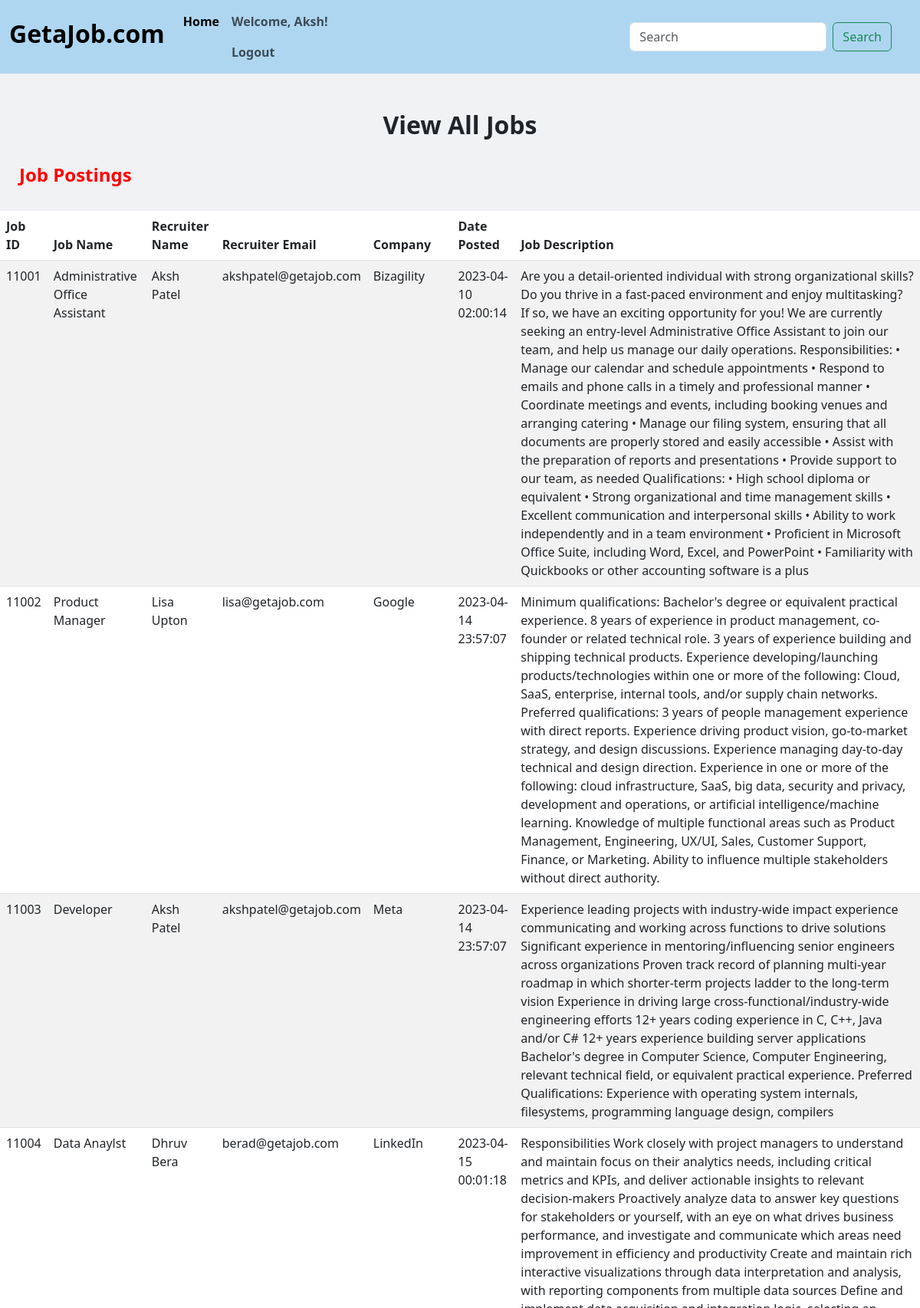
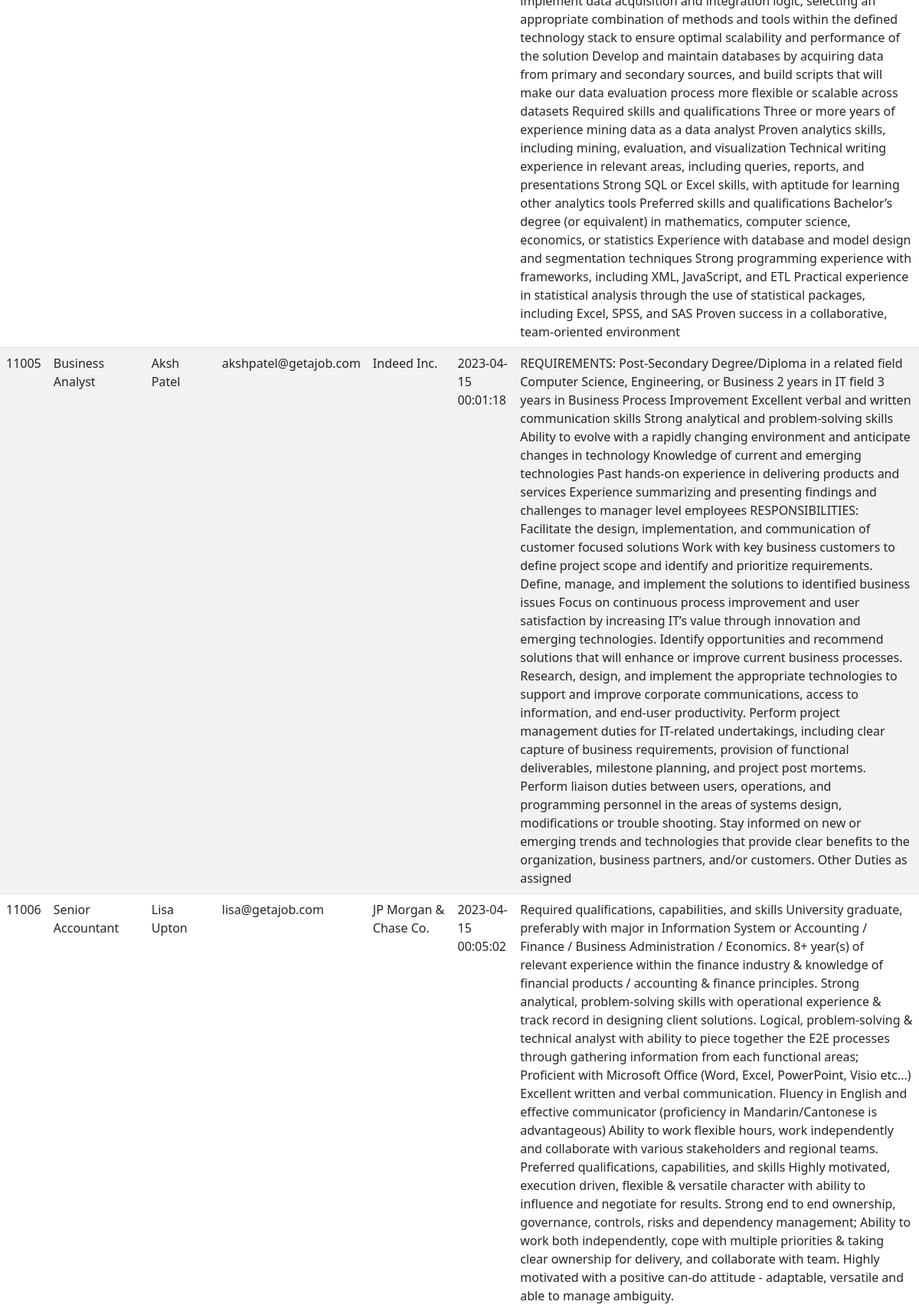
The app's page /html/job_seeker.php (signed in, upper part) with its own data (2 pictures, top to bottom).
### tables this page shows
CREATE TABLE `jobs` (
  `recruiter_name` varchar(60) NOT NULL,
  `recruiter_email` varchar(100) NOT NULL,
  `company` varchar(100) NOT NULL,
  `job_name` varchar(100) NOT NULL,
  `job_id` int(11) NOT NULL,
  `job_description` text NOT NULL,
  `posted_date` timestamp NOT NULL DEFAULT current_timestamp()
);

### html/job_seeker.php (the view, shortened to what this page needs)
<!DOCTYPE html>
<html>
<head>
	<link rel="stylesheet" href="../css/style.css">
	<link href="https://cdn.jsdelivr.net/npm/bootstrap@5.3.0-alpha3/dist/css/bootstrap.min.css" rel="stylesheet">
</head>
<body style="background-color: #f0f2f4">
	<nav style="background-color: #aed6f1" class="navbar navbar-expand-lg">
	<div class="container-fluid">
    <a class="navbar-brand" href="job_seeker.php"><h2><strong>GetaJob.com</strong></h2></a>
    <div class="collapse navbar-collapse" id="navbarTogglerDemo02">
      <ul class="navbar-nav me-auto mb-2 mb-lg-0">
        <li class="nav-item">
          <a class="nav-link active" aria-current="page" href="job_seeker.php"><b>Home</b></a>
        </li>
		<li class="nav-item">
			<?php
				if (isset($_SESSION["username"])) {
            	echo "<b class='nav-link'><strong>Welcome, " . $_SESSION["username"] . "!</strong></b>";
				echo "<a class='nav-link' href='logout.php'><b>Logout</b></a>";
				}
			?>
		</li>
      </ul>
      <form action="search.php" method="post" class="d-flex" role="search" style="padding-right:25px">
        <input class="form-control me-2" name="search_job" id="search_job" type="search" placeholder="Search" aria-label="Search">
        <button class="btn btn-outline-success" type="submit">Search</button>
      </form>
    </div>
	</div>
	</nav>
	<br>
	<br>
	<h2 style="text-align:center"><b>View All Jobs</b></h2>
	<?php
		$conn = mysqli_connect("localhost", "patel3u1_getajob", "123456", "patel3u1_getajob");
		$sql = "Select * FROM `jobs`;";
		$result = mysqli_query($conn, $sql);
		echo "<br><h4 style='color:red; padding-left:25px'><b>Job Postings</b></h4><br>";
		echo '<div class="table-responsive">';
		echo '<table class="table table-striped">';
		echo '<thead><tr><th>Job ID</th><th>Job Name</th><th>Recruiter Name</th><th>Recruiter Email<th>Company</th><th>Date Posted</th><th>Job Description</th></tr></thead>';
		echo '<tbody>';
		while ($row = mysqli_fetch_assoc($result)) {
			echo '<tr>';
			echo '<td>'.$row['job_id'].'</td>';
			echo '<td>'.$row['job_name'].'</td>';
			echo '<td>'.$row['recruiter_name'].'</td>';
			echo '<td>'.$row['recruiter_email'].'</td>';
			echo '<td>'.$row['company'].'</td>';
			echo '<td>'.$row['posted_date'].'</td>';
			echo '<td>'.$row['job_description'].'</td>';
			echo '</tr>';
		}
		echo '</tbody></table></div>';
		echo "<br><br>";
	?>
	<br><br>
</body>
</html>

### css/style.css (style rules this page uses)
@media (max-width: 1200px) { body { font-size: 1.5 em; line-height: 1.5; width: 100%; height: auto; } }

### records on screen
jobs: job_id "11001", job_name "Administrative Office Assistant", recruiter_name "Aksh Patel", recruiter_email "akshpatel@getajob.com", company "Bizagility", posted_date "2023-04-10 02:00:14", job_description "Are you a detail-oriented individual with strong organizational skills? Do you thrive in a fast-paced environment and enjoy multitasking? If so, we have an exciting opportunity for you! We are currently seeking an entry-level Administrative Office Assistant to join our team, and help us manage our daily operations. Responsibilities: • Manage our calendar and schedule appointments • Respond to emails and phone calls in a timely and professional manner • Coordinate meetings and events, including booking venues and arranging catering • Manage our filing system, ensuring that all documents are properly stored and easily accessible • Assist with the preparation of reports and presentations •…"
jobs: job_id "11002", job_name "Product Manager", recruiter_name "Lisa Upton", recruiter_email "lisa@getajob.com", company "Google", posted_date "2023-04-14 23:57:07", job_description "Minimum qualifications: Bachelor's degree or equivalent practical experience. 8 years of experience in product management, co-founder or related technical role. 3 years of experience building and shipping technical products. Experience developing/launching products/technologies within one or more of the following: Cloud, SaaS, enterprise, internal tools, and/or supply chain networks. Preferred qualifications: 3 years of people management experience with direct reports. Experience driving product vision, go-to-market strategy, and design discussions. Experience managing day-to-day technical and design direction. Experience in one or more of the following: cloud infrastructure, SaaS, big…"
jobs: job_id "11003", job_name "Developer", recruiter_name "Aksh Patel", recruiter_email "akshpatel@getajob.com", company "Meta", posted_date "2023-04-14 23:57:07", job_description "Experience leading projects with industry-wide impact experience communicating and working across functions to drive solutions Significant experience in mentoring/influencing senior engineers across organizations Proven track record of planning multi-year roadmap in which shorter-term projects ladder to the long-term vision Experience in driving large cross-functional/industry-wide engineering efforts 12+ years coding experience in C, C++, Java and/or C# 12+ years experience building server applications Bachelor's degree in Computer Science, Computer Engineering, relevant technical field, or equivalent practical experience. Preferred Qualifications: Experience with operating system…"
jobs: job_id "11004", job_name "Data Anaylst", recruiter_name "Dhruv Bera", recruiter_email "berad@getajob.com", company "LinkedIn", posted_date "2023-04-15 00:01:18", job_description "Responsibilities Work closely with project managers to understand and maintain focus on their analytics needs, including critical metrics and KPIs, and deliver actionable insights to relevant decision-makers Proactively analyze data to answer key questions for stakeholders or yourself, with an eye on what drives business performance, and investigate and communicate which areas need improvement in efficiency and productivity Create and maintain rich interactive visualizations through data interpretation and analysis, with reporting components from multiple data sources Define and implement data acquisition and integration logic, selecting an appropriate combination of methods and tools…"
jobs: job_id "11005", job_name "Business Analyst", recruiter_name "Aksh Patel", recruiter_email "akshpatel@getajob.com", company "Indeed Inc.", posted_date "2023-04-15 00:01:18", job_description "REQUIREMENTS: Post-Secondary Degree/Diploma in a related field Computer Science, Engineering, or Business 2 years in IT field 3 years in Business Process Improvement Excellent verbal and written communication skills Strong analytical and problem-solving skills Ability to evolve with a rapidly changing environment and anticipate changes in technology Knowledge of current and emerging technologies Past hands-on experience in delivering products and services Experience summarizing and presenting findings and challenges to manager level employees RESPONSIBILITIES: Facilitate the design, implementation, and communication of customer focused solutions Work with key business customers to define…"
jobs: job_id "11006", job_name "Senior Accountant", recruiter_name "Lisa Upton", recruiter_email "lisa@getajob.com", company "JP Morgan & Chase Co.", posted_date "2023-04-15 00:05:02", job_description "Required qualifications, capabilities, and skills University graduate, preferably with major in Information System or Accounting / Finance / Business Administration / Economics. 8+ year(s) of relevant experience within the finance industry & knowledge of financial products / accounting & finance principles. Strong analytical, problem-solving skills with operational experience & track record in designing client solutions. Logical, problem-solving & technical analyst with ability to piece together the E2E processes through gathering information from each functional areas; Proficient with Microsoft Office (Word, Excel, PowerPoint, Visio etc...) Excellent written and verbal communication.…"

### other values on screen
$_SESSION["username"] "Aksh"
